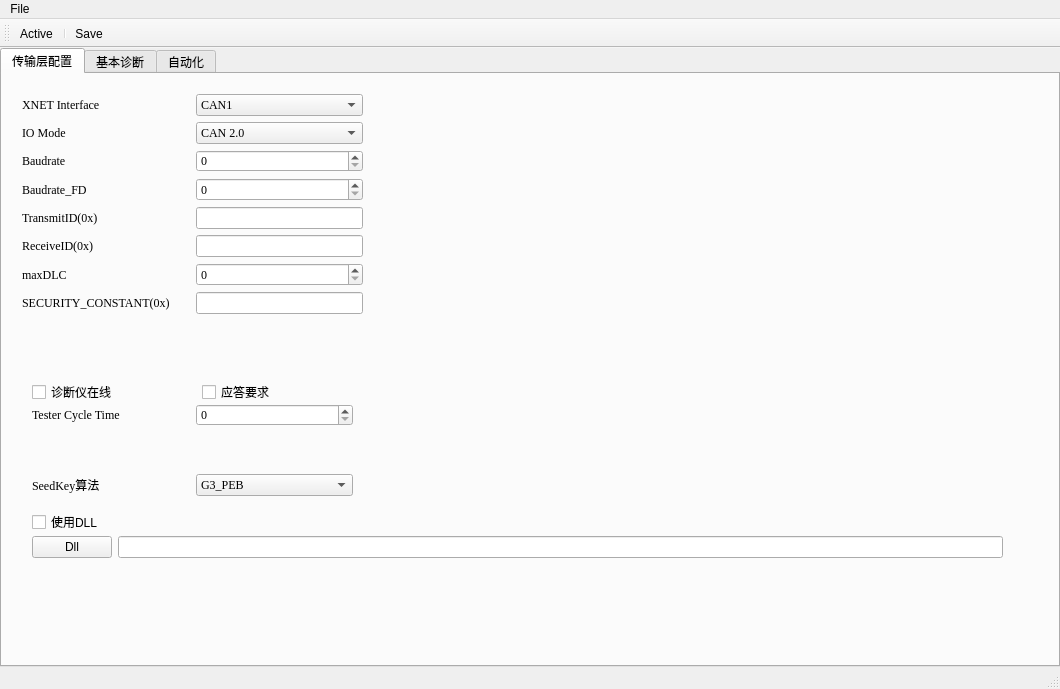
<?xml version="1.0" encoding="UTF-8"?>
<ui version="4.0">
 <class>UDS_Win</class>
 <widget class="QMainWindow" name="UDS_Win">
  <property name="geometry">
   <rect>
    <x>0</x>
    <y>0</y>
    <width>1060</width>
    <height>689</height>
   </rect>
  </property>
  <property name="windowTitle">
   <string>MainWindow</string>
  </property>
  <widget class="QWidget" name="centralwidget">
   <layout class="QGridLayout" name="gridLayout_3">
    <property name="leftMargin">
     <number>0</number>
    </property>
    <property name="topMargin">
     <number>0</number>
    </property>
    <property name="rightMargin">
     <number>0</number>
    </property>
    <property name="bottomMargin">
     <number>0</number>
    </property>
    <item row="0" column="0">
     <layout class="QGridLayout" name="gridLayout_2">
      <item row="0" column="0">
       <widget class="QTabWidget" name="tabWidget">
        <property name="font">
         <font>
          <family>Microsoft YaHei UI</family>
         </font>
        </property>
        <property name="currentIndex">
         <number>0</number>
        </property>
        <widget class="QWidget" name="tab">
         <attribute name="title">
          <string>传输层配置</string>
         </attribute>
         <widget class="QWidget" name="layoutWidget">
          <property name="geometry">
           <rect>
            <x>20</x>
            <y>20</y>
            <width>341</width>
            <height>220</height>
           </rect>
          </property>
          <layout class="QVBoxLayout" name="verticalLayout">
           <item>
            <layout class="QHBoxLayout" name="horizontalLayout_3" stretch="1,1">
             <item>
              <widget class="QLabel" name="label">
               <property name="font">
                <font>
                 <family>Times New Roman</family>
                </font>
               </property>
               <property name="text">
                <string>XNET Interface</string>
               </property>
              </widget>
             </item>
             <item>
              <widget class="QComboBox" name="cb_Intf">
               <property name="font">
                <font>
                 <family>Times New Roman</family>
                </font>
               </property>
               <item>
                <property name="text">
                 <string>CAN1</string>
                </property>
               </item>
               <item>
                <property name="text">
                 <string>CAN2</string>
                </property>
               </item>
               <item>
                <property name="text">
                 <string>CAN3</string>
                </property>
               </item>
               <item>
                <property name="text">
                 <string>CAN4</string>
                </property>
               </item>
               <item>
                <property name="text">
                 <string>CAN5</string>
                </property>
               </item>
               <item>
                <property name="text">
                 <string>CAN6</string>
                </property>
               </item>
               <item>
                <property name="text">
                 <string>CAN7</string>
                </property>
               </item>
               <item>
                <property name="text">
                 <string>CAN8</string>
                </property>
               </item>
               <item>
                <property name="text">
                 <string>CAN9</string>
                </property>
               </item>
               <item>
                <property name="text">
                 <string>CAN10</string>
                </property>
               </item>
               <item>
                <property name="text">
                 <string>CAN11</string>
                </property>
               </item>
               <item>
                <property name="text">
                 <string>CAN12</string>
                </property>
               </item>
               <item>
                <property name="text">
                 <string>CAN13</string>
                </property>
               </item>
               <item>
                <property name="text">
                 <string>CAN14</string>
                </property>
               </item>
               <item>
                <property name="text">
                 <string>CAN15</string>
                </property>
               </item>
               <item>
                <property name="text">
                 <string>CAN16</string>
                </property>
               </item>
               <item>
                <property name="text">
                 <string>CAN17</string>
                </property>
               </item>
               <item>
                <property name="text">
                 <string>CAN18</string>
                </property>
               </item>
               <item>
                <property name="text">
                 <string>CAN19</string>
                </property>
               </item>
               <item>
                <property name="text">
                 <string>CAN20</string>
                </property>
               </item>
              </widget>
             </item>
            </layout>
           </item>
           <item>
            <layout class="QHBoxLayout" name="horizontalLayout_4" stretch="1,1">
             <item>
              <widget class="QLabel" name="label_4">
               <property name="font">
                <font>
                 <family>Times New Roman</family>
                </font>
               </property>
               <property name="text">
                <string>IO Mode</string>
               </property>
              </widget>
             </item>
             <item>
              <widget class="QComboBox" name="cb_IOMode">
               <property name="font">
                <font>
                 <family>Times New Roman</family>
                </font>
               </property>
               <item>
                <property name="text">
                 <string>CAN 2.0</string>
                </property>
               </item>
               <item>
                <property name="text">
                 <string>CAN FD</string>
                </property>
               </item>
               <item>
                <property name="text">
                 <string>CAN FD BRS</string>
                </property>
               </item>
              </widget>
             </item>
            </layout>
           </item>
           <item>
            <layout class="QHBoxLayout" name="horizontalLayout_2" stretch="1,1">
             <item>
              <widget class="QLabel" name="label_2">
               <property name="font">
                <font>
                 <family>Times New Roman</family>
                </font>
               </property>
               <property name="text">
                <string>Baudrate</string>
               </property>
              </widget>
             </item>
             <item>
              <widget class="QSpinBox" name="sb_baudrate">
               <property name="font">
                <font>
                 <family>Times New Roman</family>
                </font>
               </property>
               <property name="maximum">
                <number>10000000</number>
               </property>
              </widget>
             </item>
            </layout>
           </item>
           <item>
            <layout class="QHBoxLayout" name="horizontalLayout" stretch="1,1">
             <item>
              <widget class="QLabel" name="label_3">
               <property name="font">
                <font>
                 <family>Times New Roman</family>
                </font>
               </property>
               <property name="text">
                <string>Baudrate_FD</string>
               </property>
              </widget>
             </item>
             <item>
              <widget class="QSpinBox" name="sb_baudrate_canfd">
               <property name="font">
                <font>
                 <family>Times New Roman</family>
                </font>
               </property>
               <property name="maximum">
                <number>10000000</number>
               </property>
              </widget>
             </item>
            </layout>
           </item>
           <item>
            <layout class="QHBoxLayout" name="horizontalLayout_5" stretch="1,1">
             <item>
              <widget class="QLabel" name="label_5">
               <property name="font">
                <font>
                 <family>Times New Roman</family>
                </font>
               </property>
               <property name="text">
                <string>TransmitID(0x)</string>
               </property>
              </widget>
             </item>
             <item>
              <widget class="QLineEdit" name="le_transmitID">
               <property name="font">
                <font>
                 <family>Times New Roman</family>
                </font>
               </property>
              </widget>
             </item>
            </layout>
           </item>
           <item>
            <layout class="QHBoxLayout" name="horizontalLayout_6" stretch="1,1">
             <item>
              <widget class="QLabel" name="label_6">
               <property name="font">
                <font>
                 <family>Times New Roman</family>
                </font>
               </property>
               <property name="text">
                <string>ReceiveID(0x)</string>
               </property>
              </widget>
             </item>
             <item>
              <widget class="QLineEdit" name="le_receiveID">
               <property name="font">
                <font>
                 <family>Times New Roman</family>
                </font>
               </property>
              </widget>
             </item>
            </layout>
           </item>
           <item>
            <layout class="QHBoxLayout" name="horizontalLayout_8" stretch="1,1">
             <item>
              <widget class="QLabel" name="label_8">
               <property name="font">
                <font>
                 <family>Times New Roman</family>
                </font>
               </property>
               <property name="text">
                <string>maxDLC</string>
               </property>
              </widget>
             </item>
             <item>
              <widget class="QSpinBox" name="sb_maxDLC">
               <property name="font">
                <font>
                 <family>Times New Roman</family>
                </font>
               </property>
               <property name="maximum">
                <number>1000</number>
               </property>
              </widget>
             </item>
            </layout>
           </item>
           <item>
            <layout class="QHBoxLayout" name="horizontalLayout_7" stretch="1,1">
             <item>
              <widget class="QLabel" name="label_7">
               <property name="font">
                <font>
                 <family>Times New Roman</family>
                </font>
               </property>
               <property name="text">
                <string>SECURITY_CONSTANT(0x)</string>
               </property>
              </widget>
             </item>
             <item>
              <widget class="QLineEdit" name="le_securityConstant">
               <property name="font">
                <font>
                 <family>Times New Roman</family>
                </font>
               </property>
              </widget>
             </item>
            </layout>
           </item>
          </layout>
         </widget>
         <widget class="QCheckBox" name="cb_Tester">
          <property name="geometry">
           <rect>
            <x>30</x>
            <y>310</y>
            <width>91</width>
            <height>16</height>
           </rect>
          </property>
          <property name="text">
           <string>诊断仪在线</string>
          </property>
         </widget>
         <widget class="QCheckBox" name="cb_UseDllForSeedKey">
          <property name="geometry">
           <rect>
            <x>30</x>
            <y>440</y>
            <width>71</width>
            <height>16</height>
           </rect>
          </property>
          <property name="text">
           <string>使用DLL</string>
          </property>
         </widget>
         <widget class="QWidget" name="layoutWidget">
          <property name="geometry">
           <rect>
            <x>30</x>
            <y>330</y>
            <width>321</width>
            <height>22</height>
           </rect>
          </property>
          <layout class="QHBoxLayout" name="horizontalLayout_10" stretch="1,1">
           <item>
            <widget class="QLabel" name="label_9">
             <property name="font">
              <font>
               <family>Times New Roman</family>
              </font>
             </property>
             <property name="text">
              <string>Tester Cycle Time</string>
             </property>
            </widget>
           </item>
           <item>
            <widget class="QSpinBox" name="sb_TesterCycleTime">
             <property name="font">
              <font>
               <family>Times New Roman</family>
              </font>
             </property>
             <property name="maximum">
              <number>1000000</number>
             </property>
            </widget>
           </item>
          </layout>
         </widget>
         <widget class="QWidget" name="layoutWidget">
          <property name="geometry">
           <rect>
            <x>30</x>
            <y>400</y>
            <width>321</width>
            <height>22</height>
           </rect>
          </property>
          <layout class="QHBoxLayout" name="horizontalLayout_11" stretch="1,1">
           <item>
            <widget class="QLabel" name="label_10">
             <property name="font">
              <font>
               <family>Times New Roman</family>
              </font>
             </property>
             <property name="text">
              <string>SeedKey算法</string>
             </property>
            </widget>
           </item>
           <item>
            <widget class="QComboBox" name="cb_SeedKey">
             <property name="font">
              <font>
               <family>Times New Roman</family>
              </font>
             </property>
             <property name="frame">
              <bool>true</bool>
             </property>
             <item>
              <property name="text">
               <string>G3_PEB</string>
              </property>
             </item>
             <item>
              <property name="text">
               <string>G3_PCU</string>
              </property>
             </item>
             <item>
              <property name="text">
               <string>EP33L_BMS</string>
              </property>
             </item>
            </widget>
           </item>
          </layout>
         </widget>
         <widget class="QWidget" name="layoutWidget">
          <property name="geometry">
           <rect>
            <x>30</x>
            <y>460</y>
            <width>971</width>
            <height>26</height>
           </rect>
          </property>
          <layout class="QHBoxLayout" name="horizontalLayout_12" stretch="0,5">
           <item>
            <widget class="QPushButton" name="pb_selDll">
             <property name="text">
              <string>Dll</string>
             </property>
            </widget>
           </item>
           <item>
            <widget class="QLineEdit" name="le_dllPath">
             <property name="font">
              <font>
               <family>Times New Roman</family>
              </font>
             </property>
            </widget>
           </item>
          </layout>
         </widget>
         <widget class="QCheckBox" name="cb_ResponseRequired">
          <property name="geometry">
           <rect>
            <x>200</x>
            <y>310</y>
            <width>91</width>
            <height>16</height>
           </rect>
          </property>
          <property name="text">
           <string>应答要求</string>
          </property>
         </widget>
        </widget>
        <widget class="QWidget" name="tab_2">
         <attribute name="title">
          <string>基本诊断</string>
         </attribute>
         <layout class="QGridLayout" name="gridLayout_4">
          <item row="0" column="0">
           <layout class="QGridLayout" name="gridLayout" columnstretch="2,5">
            <property name="leftMargin">
             <number>0</number>
            </property>
            <property name="spacing">
             <number>6</number>
            </property>
            <item row="1" column="1">
             <widget class="QTableView" name="tableView_cmdInfo"/>
            </item>
            <item row="0" column="1">
             <layout class="QHBoxLayout" name="horizontalLayout_9">
              <item>
               <widget class="QLineEdit" name="le_customData"/>
              </item>
              <item>
               <widget class="QPushButton" name="pb_udsExecute">
                <property name="font">
                 <font>
                  <family>Microsoft YaHei UI</family>
                 </font>
                </property>
                <property name="text">
                 <string>Execute</string>
                </property>
               </widget>
              </item>
             </layout>
            </item>
            <item row="3" column="1">
             <widget class="QPlainTextEdit" name="plainTextEdit_dataLog"/>
            </item>
            <item row="0" column="0" rowspan="4">
             <widget class="QTreeView" name="treeView_cmd">
              <property name="editTriggers">
               <set>QAbstractItemView::NoEditTriggers</set>
              </property>
             </widget>
            </item>
            <item row="2" column="1">
             <widget class="QTableView" name="tableView_attr"/>
            </item>
           </layout>
          </item>
         </layout>
        </widget>
        <widget class="QWidget" name="tab_3">
         <attribute name="title">
          <string>自动化</string>
         </attribute>
         <layout class="QGridLayout" name="gridLayout_6">
          <item row="0" column="0">
           <layout class="QGridLayout" name="gridLayout_5" columnstretch="1,3">
            <item row="0" column="0">
             <widget class="QTreeView" name="treeView_flow">
              <property name="editTriggers">
               <set>QAbstractItemView::NoEditTriggers</set>
              </property>
             </widget>
            </item>
            <item row="0" column="1">
             <widget class="QTableView" name="tableView_flowInfo"/>
            </item>
           </layout>
          </item>
         </layout>
        </widget>
       </widget>
      </item>
     </layout>
    </item>
   </layout>
  </widget>
  <widget class="QMenuBar" name="menubar">
   <property name="geometry">
    <rect>
     <x>0</x>
     <y>0</y>
     <width>1060</width>
     <height>22</height>
    </rect>
   </property>
   <widget class="QMenu" name="menuFile">
    <property name="title">
     <string>File</string>
    </property>
    <addaction name="actionSave"/>
   </widget>
   <addaction name="menuFile"/>
  </widget>
  <widget class="QStatusBar" name="statusbar"/>
  <widget class="QToolBar" name="toolBar">
   <property name="font">
    <font>
     <family>Microsoft YaHei UI</family>
    </font>
   </property>
   <property name="windowTitle">
    <string>toolBar</string>
   </property>
   <attribute name="toolBarArea">
    <enum>TopToolBarArea</enum>
   </attribute>
   <attribute name="toolBarBreak">
    <bool>false</bool>
   </attribute>
   <addaction name="actionActive"/>
   <addaction name="separator"/>
   <addaction name="actionSave"/>
  </widget>
  <action name="actionSave">
   <property name="icon">
    <iconset resource="../can_tool.qrc">
     <normaloff>:/icons/saveXml.png</normaloff>:/icons/saveXml.png</iconset>
   </property>
   <property name="text">
    <string>Save</string>
   </property>
  </action>
  <action name="actionActive">
   <property name="checkable">
    <bool>true</bool>
   </property>
   <property name="icon">
    <iconset resource="../can_tool.qrc">
     <normaloff>:/icons/run-solid.png</normaloff>
     <normalon>:/icons/stop.png</normalon>:/icons/run-solid.png</iconset>
   </property>
   <property name="text">
    <string>Active</string>
   </property>
   <property name="toolTip">
    <string>open diagnostic</string>
   </property>
  </action>
 </widget>
 <resources>
  <include location="../can_tool.qrc"/>
 </resources>
 <connections/>
</ui>
